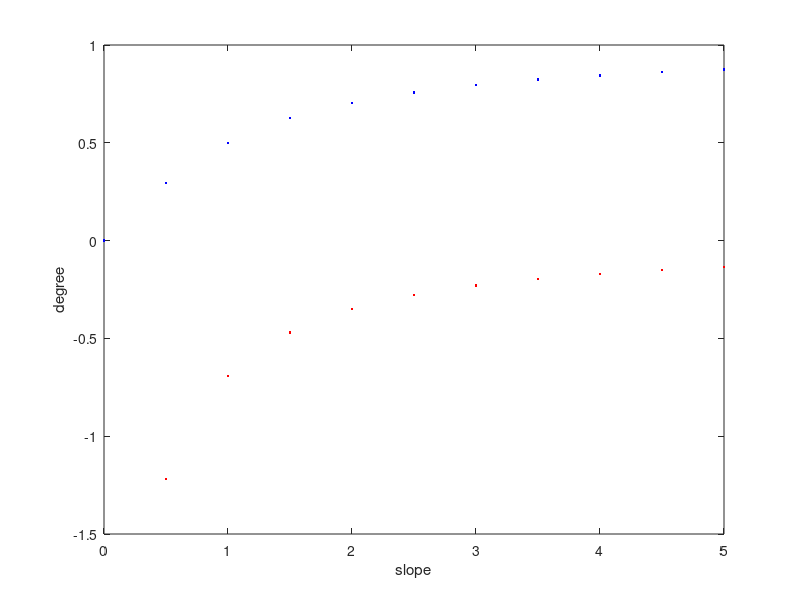

MATLAB code for this plot:
function []=slope2deg
% simulation that tests conversion of slope value to an angle by atan
% funcction

slp=0:0.5:5;
deg = atan(slp)/(pi/2);

figure;
plot(slp,deg,'.b');
hold on;
plot(slp, log(deg),'.r');
ylabel('degree');
xlabel('slope');